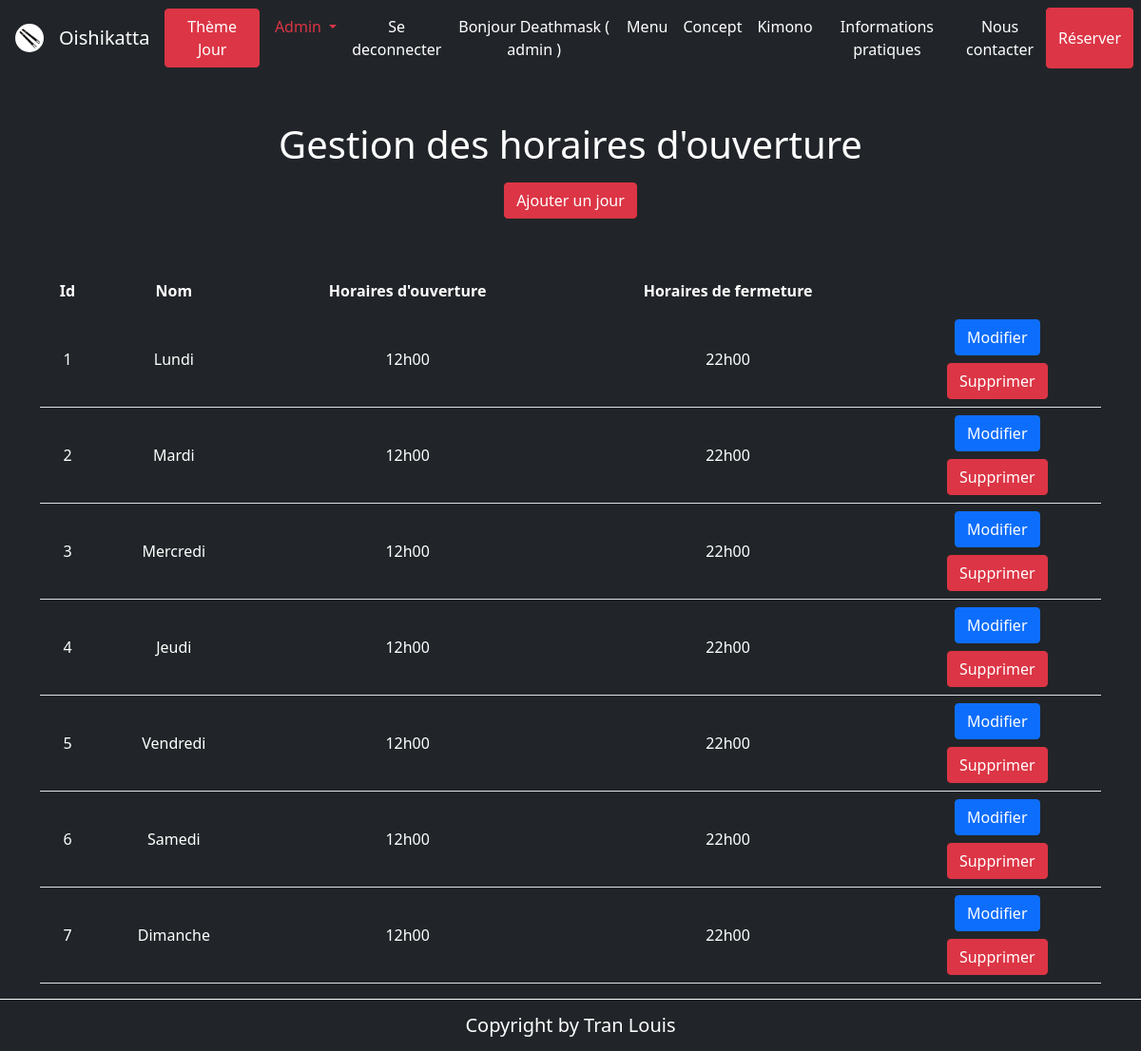
/?path=horairesouverture&action=dashboard (signed in), run on the app's committed database.
### tables this page shows
CREATE TABLE IF NOT EXISTS `horaires_ouverture` (
  `Id_horaires_ouverture` int(11) NOT NULL AUTO_INCREMENT,
  `nom` varchar(150) DEFAULT NULL,
  `heure_ouverture` varchar(50) DEFAULT NULL,
  `heure_fermeture` varchar(50) DEFAULT NULL,
  PRIMARY KEY (`Id_horaires_ouverture`)
);

### model/manager/HorairesOuvertureManager.php (called while the page is built, shortened)
<?php
class HorairesOuvertureManager
{
    private $lePDO;
    public function __construct($unPDO)
    {
        $this->lePDO = $unPDO;
    }
    function fetchAllHorairesOuvertures()
    {
        try {
            $connex = $this->lePDO;
            $sql = $connex->prepare("SELECT * FROM horaires_ouverture");
            $sql->execute();
            $sql->setFetchMode(PDO::FETCH_CLASS, "HorairesOuverture");
            $resultat = ($sql->fetchAll());
            return $resultat;
        } catch (PDOException $error) {
            echo $error->getMessage();
        }
    }
}

### model/class/HorairesOuverture.class.php (called while the page is built, shortened)
<?php
class HorairesOuverture
{
    private $Id_horaires_ouverture;
    private $nom;
    private $heure_ouverture;
    private $heure_fermeture;
    public function getIdHorairesOuverture()
    {
        return $this->Id_horaires_ouverture;
    }
    public function getNom()
    {
        return $this->nom;
    }
    public function getHeureOuverture()
    {
        return $this->heure_ouverture;
    }
    public function getHeureFermeture()
    {
        return $this->heure_fermeture;
    }
}

### view/horairesouverture/dashboard.php (the view, shortened to what this page needs)
<div class="container mt-5">
    <h1>Gestion des horaires d'ouverture</h1>
    <a class="btn btn-danger my-2" href="./?path=horairesouverture&action=addJour">Ajouter un jour</a>
    <table class="table mt-5">
        <theader>
            <tr class="align-middle">
                <th class="liste-table">Id</th>
                <th class="liste-table">Nom</th>
                <th class="liste-table">Horaires d'ouverture</th>
                <th class="liste-table">Horaires de fermeture</th>
            </tr>
        </theader>
        <tbody>
            <?php foreach ($horairesouvertures as $horairesouverture) { ?>
                <tr class=" align-middle">
                    <td class="liste-td"><?= $horairesouverture->getIdHorairesOuverture() ?></td>
                    <td class="liste-td"><?= $horairesouverture->getNom() ?></td>
                    <td class="liste-td"><?= $horairesouverture->getHeureOuverture() ?></td>
                    <td class="liste-td"><?= $horairesouverture->getHeureFermeture() ?></td>
                    <td class="liste-td"> <a href="?path=horairesouverture&action=jourUpdate&id=<?= $horairesouverture->getIdHorairesOuverture() ?>" class="btn btn-primary">Modifier</a>
                        <form class="mt-2" action="?path=horairesouverture&action=processDelete" method="post">
                            <button class="btn btn-danger">Supprimer</button>
                        </form>
                    </td>
                </tr>
            <?php } ?>
        </tbody>
    </table>
</div>
<?php
require("view/template.php");
?>

### public/css/style.css (style rules this page uses)
body { background-color: #212529; color: white; text-align: center; }
th { color: white; }
td { color: white; }

### data on the page
horaires_ouverture: Id_horaires_ouverture "1", nom "Lundi", heure_ouverture "12h00", heure_fermeture "22h00"
horaires_ouverture: Id_horaires_ouverture "2", nom "Mardi", heure_ouverture "12h00", heure_fermeture "22h00"
horaires_ouverture: Id_horaires_ouverture "3", nom "Mercredi", heure_ouverture "12h00", heure_fermeture "22h00"
horaires_ouverture: Id_horaires_ouverture "4", nom "Jeudi", heure_ouverture "12h00", heure_fermeture "22h00"
horaires_ouverture: Id_horaires_ouverture "5", nom "Vendredi", heure_ouverture "12h00", heure_fermeture "22h00"
horaires_ouverture: Id_horaires_ouverture "6", nom "Samedi", heure_ouverture "12h00", heure_fermeture "22h00"
horaires_ouverture: Id_horaires_ouverture "7", nom "Dimanche", heure_ouverture "12h00", heure_fermeture "22h00"

### other printed values
$_SESSION["nom"] "Deathmask"
$_SESSION['role'] "admin"
